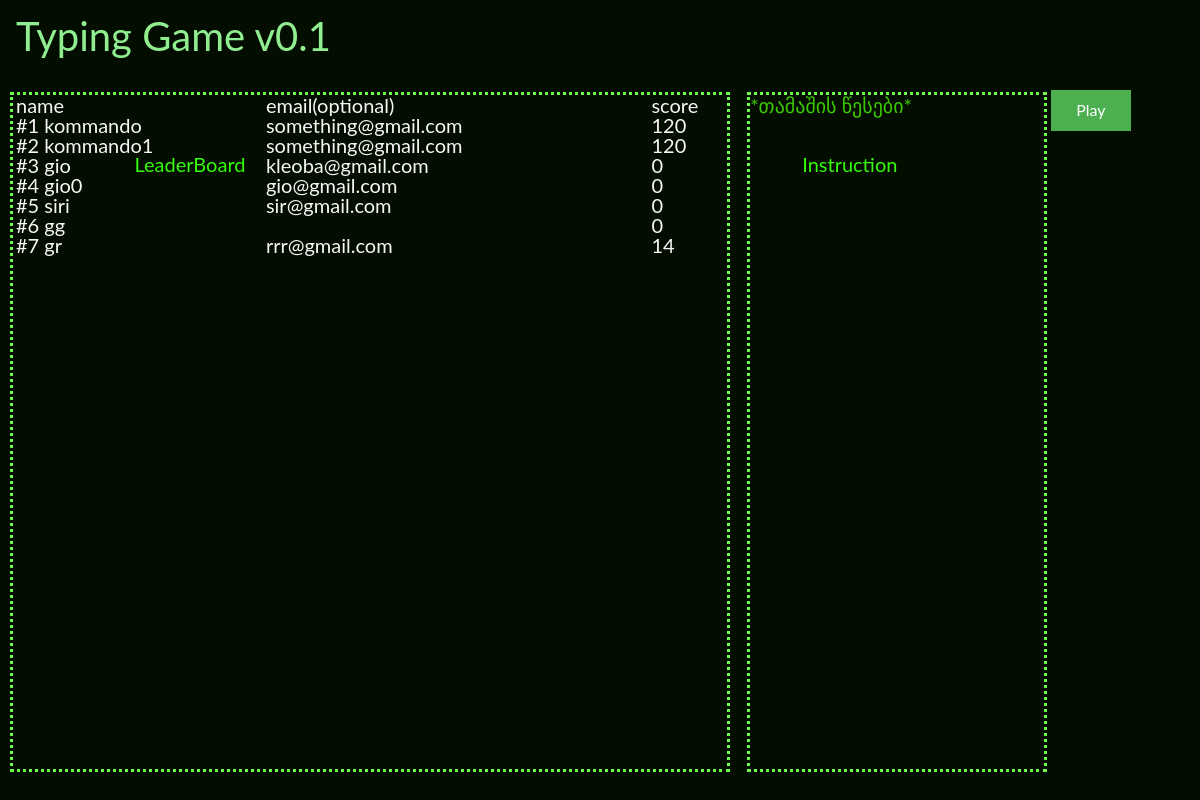
Before: / with the older database file.
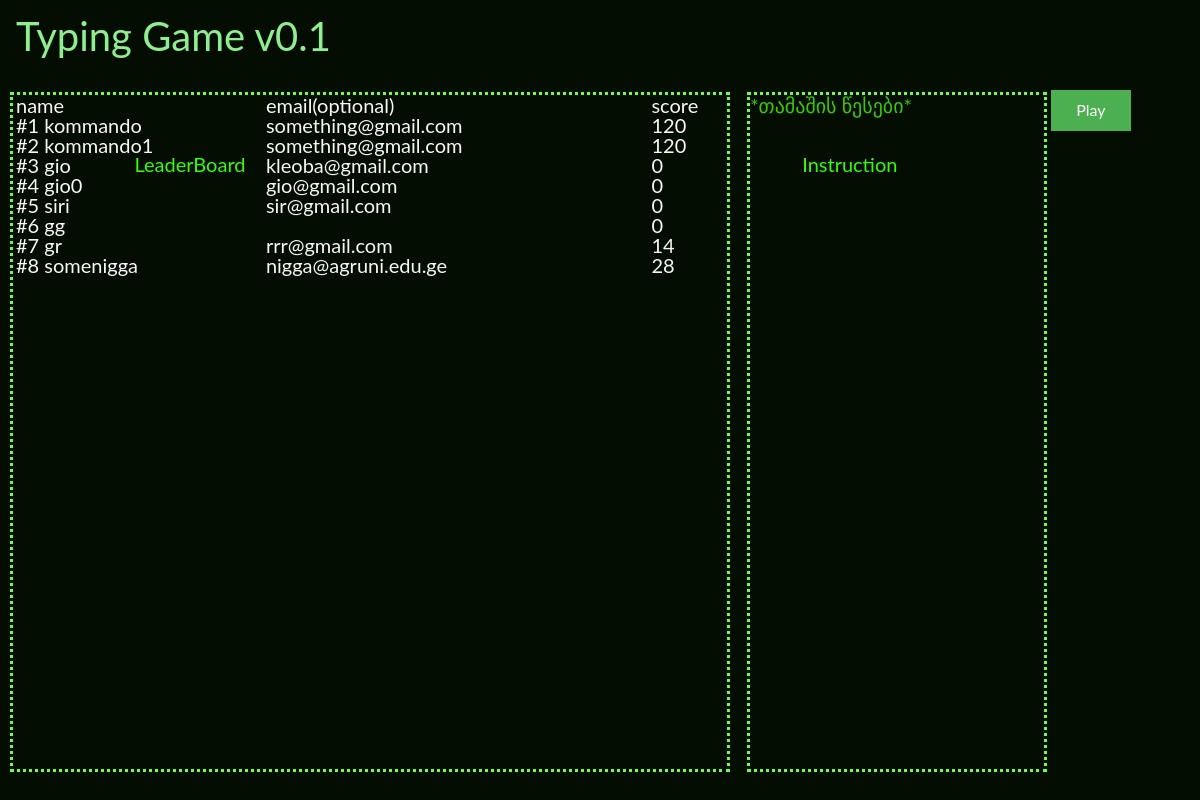
After: the same page with the newer database file.
### app.py (models this page shows, shortened)
class User(db.Model):
    id    = db.Column(db.Integer, primary_key=True)
    name  = db.Column(db.String(80), nullable=False, unique=True)
    email = db.Column(db.String(40), nullable=False, unique=False)
    ip    = db.Column(db.String(30), nullable=False, unique=False)
    score = db.Column(db.Integer,    nullable=False, unique=False)

### app.py (the view)
@app.route("/home")
@app.route("/")
def index():
    users = [["", "name", "email(optional)", "score"], ]
    for n, user in enumerate(User.query.all()):
        users.append([f"#{n+1}", user.name, user.email, user.score])
    return render_template("index.html", users=users)

### templates/index.html (shortened to what this page needs)
{% extends "base.html" %}
{% block body %}
    <header>
        <h1 class="title">Typing Game v0.1</h1>
    </header>
    <main>
        <div class="col-one">
            <h2 class="l-title">LeaderBoard</h2>
            <div class="frame leaderboard">
                {% for user in users %}
                    <div id="element">
                        <h3 class="name">{{user[0]}} {{user[1]}}</h3>
                        <h3 class="email">{{user[2]}}</h3>
                        <h3 class="score">{{user[3]}}</h3>
                    </div>
                {% endfor %}
            </div>
        </div>
        <div class="col-two">
            <h2 class="l-instr">Instruction</h2>
            <p class="frame instruction">
                *თამაშის წესები*
            </p>
        </div>
        <div class="col-three">
            <a href="/start"><button class="button">Play</button></a>
        </div>
    </main>
{% endblock %}

### templates/base.html (shortened to what this page needs)
<!DOCTYPE html>
<html lang="en">
<head>
    <link rel="stylesheet" href="../static/css/reset.css">
    <link rel="stylesheet" href="../static/css/normalizer.css">
    <link rel="stylesheet" href="../static/css/style.css">
</head>
<body id="body">
    {% block body %}{% endblock %}
</body>
</html>

### static/css/style.css (style rules this page uses)
* { margin: 0; padding: 0; box-sizing: border-box; }
html, body { height: 100%; width: 100%; }
html { background-color: #040e00; color: #3bc900; font-family: "Lato", "Arial", sans-serif; font-size: 20px; text-rendering: optimizeLegibility; overflow-y: hidden; }
h1 { color: lightgreen; }
h2 { position: relative; color: #35fc0c; background-color: #040e00; width: fit-content; z-index: 1; }
h3 { color: #f7f7f7; }
.col-one { display: inline-block; vertical-align: top; margin-left: .5em; height: 85vh; width: 61%; min-width: 510px; }
.col-two { display: inline-block; vertical-align: top; height: 85vh; width: 27%; min-width: 260px; }
.col-three { display: inline-block; vertical-align: top; height: 85vh; }
.frame { height: 85vh; border: dotted #6dfd4f; }
.title { display: inline-block; margin: .4em; }
.l-title { top: 12%; left: 17%; }
.l-instr { top: 12%; left: 17%; }
.leaderboard { overflow: auto; position: absolute; z-index: -1; width: 60%; min-width: 510px; }
.instruction { overflow: auto; position: absolute; width: 25%; min-width: 260px; z-index: -1; }
#element { display: flex; justify-content: flex-start; align-items: left; }
.button { position: relative; top: 1.14em; right: 1.6em; background-color: #4CAF50; border: none; color: white; padding: .7em 1.6em; text-align: center; font-size: .8em; cursor: pointer; }
.name { width: 35%; margin-left: 3px; }
.email { width: 54%; }
.score { width: 5%; }

Changed rows visible on the page:
added User: id "#8", name "somenigga", email "nigga@agruni.edu.ge", score "28"
